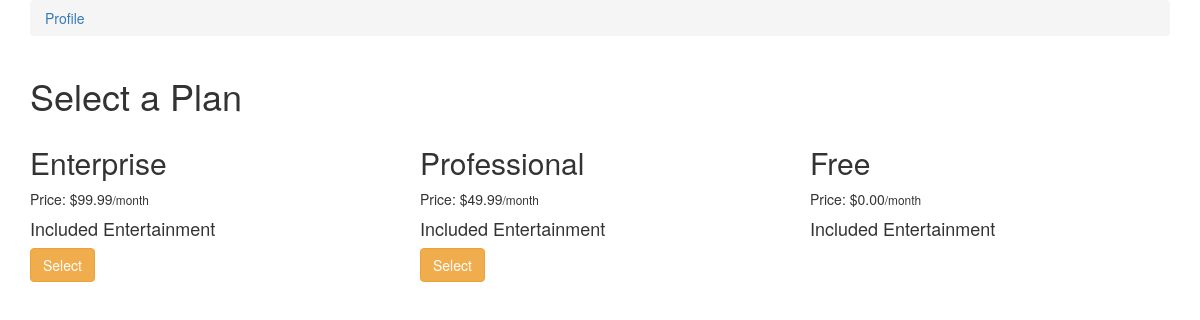
/plans/ (signed in), run on the app's committed database.
### plans/models.py (models this page shows, shortened)
class Plan(models.Model):
    slug = models.SlugField()
    plan_type=models.CharField(
        choices=PLAN_CHOICES,
        default='Free',
        max_length=30)
    price = models.DecimalField(max_digits=6,decimal_places=2)
    stripe_plan_id = models.CharField(max_length=40)

### plans/views.py (the view, shortened to what this page needs)
# urls.py: path('', PlanSelectView.as_view(), name='select'),
class PlanSelectView(LoginRequiredMixin, ListView):
    model = Plan
    def get_context_data(self, *args, **kwargs):
        context = super().get_context_data(**kwargs)
        current_plan = get_user_plan(self.request)
        context['current_plan'] = str(current_plan.plan)
        return context

### plans/views.py (called while the page is built)
def get_user_plan(request):
    user_plan_querySet = UserPlan.objects.filter(user=request.user)
    if user_plan_querySet.exists():
        return user_plan_querySet.first()
    return None

### plans/templates/plans/plan_list.html (shortened to what this page needs)
{% extends 'plans/base.html' %}
{% block content %}
<div class="container">
	<h1>Select a Plan</h1>
	<div class="row">
		{% for object in object_list %}
		<div class="col-sm-4 col-md-4">
			<h2>{{ object.plan_type }}</h2>
			<p>Price: ${{ object.price }}<small>/month</small></p>
			<h4>Included Entertainment</h4>
			{% if object.plan_type != 'Free' %}
			<form method="POST" action="{% url 'plans:select' %}">
				{% if object.plan_type != current_plan %}
					<button class="btn btn-warning">Select</button>
				{% else %}
					<small>This is your existing plan</small>
				{% endif %}
			</form>
			{% endif %}
		</div>
		{% endfor %}
	</div>
</div>
{% endblock content %}

### data on the page
Plan: plan_type "Enterprise", price "99.99", shows "Select"
Plan: plan_type "Professional", price "49.99", shows "Select"
Plan: plan_type "Free", price "0.00"
